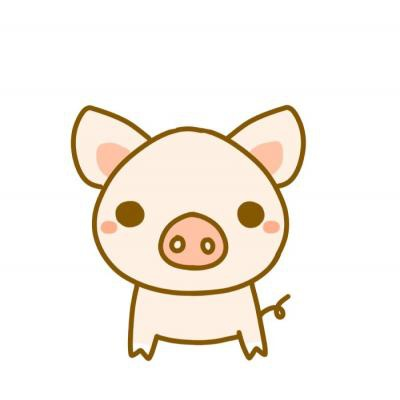
#> input picture An_practice/show.jpg, 400 x 400 px
$ jupyter execute '18马赛克.ipynb'
#> lines starting #> are read from the running program, lines starting #| are printed output that depends on the picture; after the words box and inside, x2 and y2 are one past the last pixel; in counts of white or black regions, pixels touching at a corner belong together
[cell 1]
#马赛克原理是某一范围内的像素颜色一致
import cv2
import numpy as np
img=cv2.imread('show.jpg',1)
#> img is the input picture: shape (400, 400, 3); mean B, G, R 233.8, 241.5, 247.3
imgInfo=img.shape
#> imgInfo = (400, 400, 3)
height=imgInfo[0]
#> height = 400
width=imgInfo[1]
#> width = 400
for m in range(0,300):
    for n in range(100,200):#定义一个区域显示马赛克
        if m%10==0 and n%10==0:
            for i in range(0,10):
                for j in range(0,10):
                    (b,g,r)=img[m,n]
                    img[i+m,j+n]=(b,g,r)#k每10个像素颜色一样
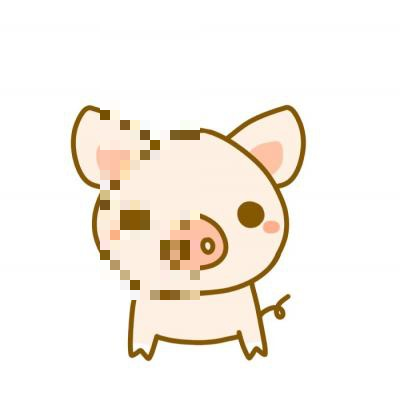
#> img: shape (400, 400, 3); 10.91% of pixels changed, all inside (x1, y1, x2, y2) = (100, 24, 200, 300)
cv2.imshow('dst',img)
cv2.waitKey(0)
